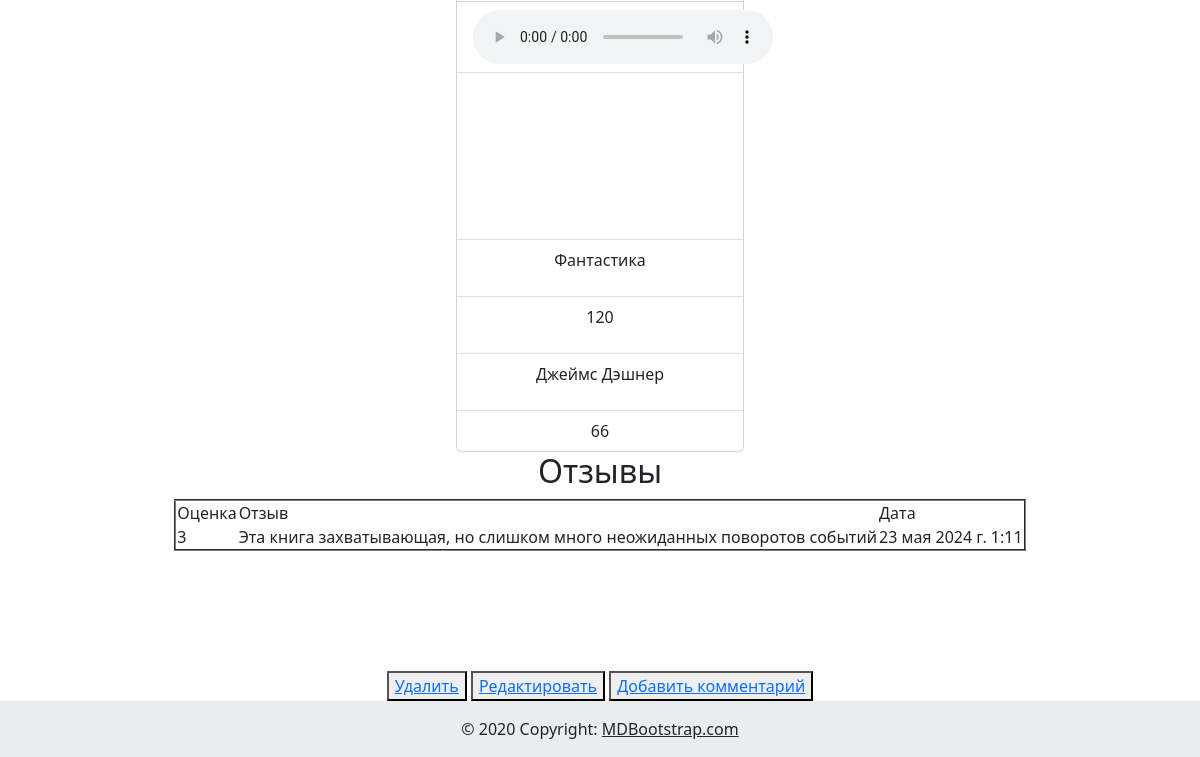
/books/1/ (lower part), run on an earlier commit of the app's database.
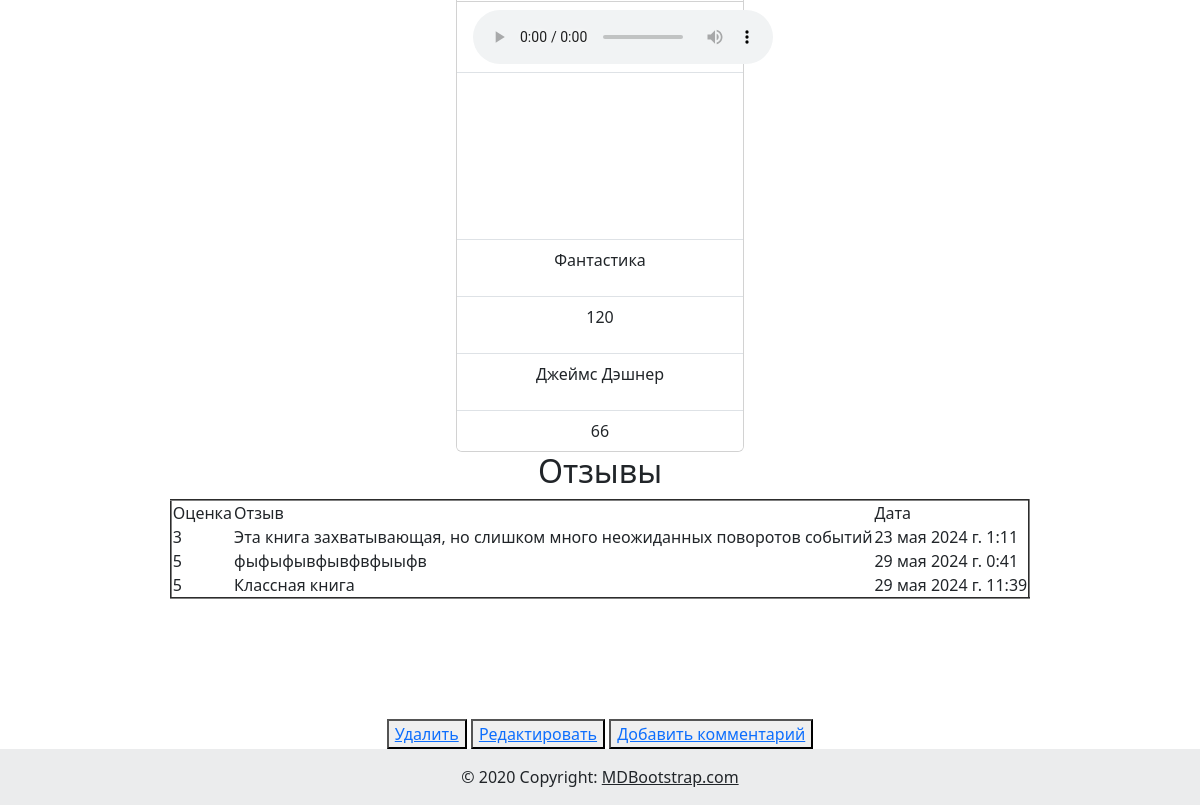
And on a later commit of the database.
### books/models.py (models this page shows, shortened)
class Review(models.Model):
    review_book = models.ForeignKey(
        Books, on_delete=models.CASCADE, related_name="review_book"
    )
    stars = models.PositiveIntegerField(
        default=5, validators=[MinValueValidator(1), MaxValueValidator(5)]
    )
    created_at = models.DateTimeField(auto_now_add=True)
    description = models.TextField()

### books/views.py (the view)
# urls.py: path("books/<int:id>/", views.BooksDetailsView.as_view(), name="books_details"),
class BooksDetailsView(generic.DetailView):
    template_name = "books_details.html"
    context_object_name = "book_id"
    def get_object(self, **kwargs):
        book_id = self.kwargs.get("id")
        return get_object_or_404(models.Books, id=book_id)

### templates/books_details.html (shortened to what this page needs)
{% include 'header.html' %}
<center>
    <div class="card" style="width: 18rem;">
      <ul class="list-group list-group-flush">
        <li class="list-group-item">{% if book_id.music %}
        {% if book_id.music.url %}
            <audio controls>
                <source src="{{ book_id.music.url }}" type="audio/mp3">
            </audio>
        {% else %}
            <p>Error: The 'music' attribute has no file associated with it.</p>
        {% endif %}
    {% endif %}</li>
        <li class="list-group-item"><iframe src="{{ book_id.video }}" frameborder="0"></iframe></li>
        <li class="list-group-item"><p>{{book_id.genre}}</p></li>
        <li class="list-group-item"><p>{{book_id.time_books}}</p></li>
        <li class="list-group-item">{{book_id.author}}</p></li>
        <li class="list-group-item">{{book_id.rate}}</li>
      </ul>
    </div>
    <h2>Отзывы</h2>
    <table border="2">
        <tr>
            <td>Оценка</td> <td>Отзыв</td> <td>Дата</td>
        </tr>
        {% for i in book_id.review_book.all%}
        <tr>
            <td>{{ i.stars }}</td> <td>{{ i.description}}</td> <td>{{ i.created_at}}</td>
        </tr>
        {% endfor %}
    </table>
    <br>
    <br>
    <br>
    <br>
    <br>
    <button><a href="/books/{{ book_id.id }}/delete/">Удалить</a></button>
    <button><a href="/books/{{ book_id.id }}/update/">Редактировать</a></button>
    <button><a href="/books/create_review/">Добавить комментарий</a></button>
</center>
{% include 'footer.html' %}

What changed in the data, as far as the page shows it:
added Review: stars "5", description "фыфыфывфывфвфыыфв", created_at "29 мая 2024 г. 0:41"
added Review: stars "5", description "Классная книга", created_at "29 мая 2024 г. 11:39"
